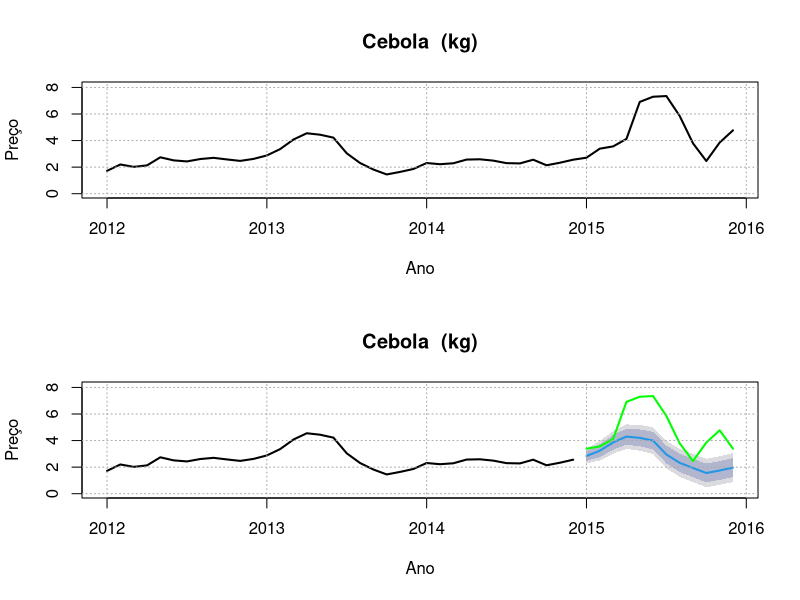

This figure's R source:
dadosCestaBasica = read.table("CestaBasicaMensal-2012-2015.csv", header=TRUE, sep=";", dec=",")
# 1 Arroz
# 2 Feijão
# 3 Açucar
# 4 Café
# 5 Farinha de Trigo
# 6 Farinha de Mandioca
# 7 Batata
# 8 Cebola
# 9 Alho
# 10 Ovos Brancos
# 11 Margarina
# 12 Extrato de Tomate
# 13 Óleo de Soja
# 14 Leite Integral
# 15 Macarrão com Ovos
# 16 Biscoito Maisena
# ...
# 31 Absorvente
produto = 8 # escolha o produto
produtoCestaBasica = unlist(dadosCestaBasica[produto, -1])

produtoTreino = ts(produtoCestaBasica[1:37], start = c(2012,1), end = c(2014, 12), frequency = 12)
produtoTeste = ts(produtoCestaBasica[38:48], start = c(2015,1), end = c(2015, 12), frequency = 12)

pdf(paste(dadosCestaBasica[produto, 1], ".pdf", sep=" "), family = "Times", height = 7, width = 10.5)
par(mfrow=c(2,1))
# -------------------- Série ------------------------------ #
maiorValorSerie = max(produtoCestaBasica)
plot(ts(produtoCestaBasica, start = c(2012,1), end = c(2015, 12), frequency = 12), type='l', lwd=2, main=dadosCestaBasica[produto, 1], xlab="Ano", ylab="Preço", ylim=c(0,maiorValorSerie*1.1))
grid(col="darkgrey", lwd=1)

# -------------------- Predição ARIMA --------------------- #
require(forecast)
ARIMAfit <- auto.arima(produtoTreino, approximation=FALSE,trace=FALSE, d=0, D=1, allowdrift = FALSE, allowmean = FALSE)
summary(ARIMAfit)
forecastARIMA = forecast(ARIMAfit, h = 12);
maiorValor = max(max(forecastARIMA$upper[,2]), produtoTeste);
plot(forecast(ARIMAfit, h = 12), main=dadosCestaBasica[produto, 1], xlab="Ano", ylab="Preço", lwd=2, ylim=c(0,maiorValor*1.1))
lines(produtoTeste, col="green", lwd = 2)
grid(col="darkgrey", lwd=1)
dev.off()

# Calcular o ME     RMSE       MAE        MPE     MAPE      MASE        ACF1
dif = produtoTeste - unlist(forecast(ARIMAfit, h = 12)$mean)
